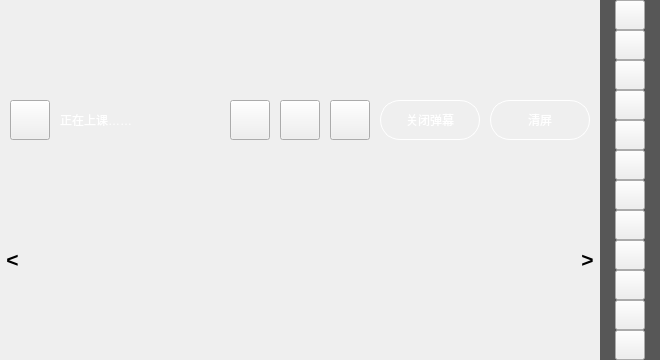
    <widget class="GraffitiWidget" name="WidgetGraffiti" native="true">
     <property name="styleSheet">
      <string notr="true"/>
     </property>
     <layout class="QHBoxLayout" name="horizontalLayout_6">
      <property name="spacing">
       <number>0</number>
      </property>
      <property name="leftMargin">
       <number>0</number>
      </property>
      <property name="topMargin">
       <number>0</number>
      </property>
      <property name="rightMargin">
       <number>0</number>
      </property>
      <property name="bottomMargin">
       <number>0</number>
      </property>
      <item>
       <layout class="QVBoxLayout" name="verticalLayout_6">
        <property name="spacing">
         <number>40</number>
        </property>
        <property name="bottomMargin">
         <number>0</number>
        </property>
        <item>
         <layout class="QVBoxLayout" name="verticalLayout_5">
          <property name="spacing">
           <number>0</number>
          </property>
          <property name="topMargin">
           <number>20</number>
          </property>
          <property name="bottomMargin">
           <number>20</number>
          </property>
          <item>
           <widget class="QWidget" name="WidgetBarrage" native="true">
            <property name="minimumSize">
             <size>
              <width>0</width>
              <height>40</height>
             </size>
            </property>
            <property name="maximumSize">
             <size>
              <width>16777215</width>
              <height>40</height>
             </size>
            </property>
            <widget class="SlideTextWidget" name="STWidgetBarrage1" native="true">
             <property name="geometry">
              <rect>
               <x>10</x>
               <y>0</y>
               <width>120</width>
               <height>40</height>
              </rect>
             </property>
             <property name="minimumSize">
              <size>
               <width>0</width>
               <height>40</height>
              </size>
             </property>
             <property name="maximumSize">
              <size>
               <width>16777215</width>
               <height>40</height>
              </size>
             </property>
            </widget>
            <widget class="SlideTextWidget" name="STWidgetBarrage2" native="true">
             <property name="geometry">
              <rect>
               <x>190</x>
               <y>0</y>
               <width>120</width>
               <height>40</height>
              </rect>
             </property>
             <property name="minimumSize">
              <size>
               <width>0</width>
               <height>40</height>
              </size>
             </property>
             <property name="maximumSize">
              <size>
               <width>16777215</width>
               <height>40</height>
              </size>
             </property>
            </widget>
            <widget class="SlideTextWidget" name="STWidgetBarrage3" native="true">
             <property name="geometry">
              <rect>
               <x>395</x>
               <y>0</y>
               <width>120</width>
               <height>40</height>
              </rect>
             </property>
             <property name="minimumSize">
              <size>
               <width>0</width>
               <height>40</height>
              </size>
             </property>
             <property name="maximumSize">
              <size>
               <width>16777215</width>
               <height>40</height>
              </size>
             </property>
            </widget>
           </widget>
          </item>
          <item>
           <spacer name="verticalSpacer">
            <property name="orientation">
             <enum>Qt::Vertical</enum>
            </property>
            <property name="sizeHint" stdset="0">
             <size>
              <width>0</width>
              <height>0</height>
             </size>
            </property>
           </spacer>
          </item>
          <item>
           <layout class="QHBoxLayout" name="horizontalLayout_5">
            <property name="spacing">
             <number>10</number>
            </property>
            <property name="leftMargin">
             <number>10</number>
            </property>
            <property name="rightMargin">
             <number>10</number>
            </property>
            <item>
             <widget class="QPushButton" name="PButtonFullScreen">
              <property name="minimumSize">
               <size>
                <width>40</width>
                <height>40</height>
               </size>
              </property>
              <property name="maximumSize">
               <size>
                <width>40</width>
                <height>40</height>
               </size>
              </property>
              <property name="styleSheet">
               <string notr="true">QPushButton
{
border-image: url(:/res/room/not_full_screen.png);
}
QPushButton:checked
{
border-image: url(:/res/room/full_screen.png);
}
</string>
              </property>
              <property name="text">
               <string/>
              </property>
              <property name="checkable">
               <bool>true</bool>
              </property>
             </widget>
            </item>
            <item>
             <widget class="QLabel" name="LabelClassState">
              <property name="minimumSize">
               <size>
                <width>160</width>
                <height>0</height>
               </size>
              </property>
              <property name="maximumSize">
               <size>
                <width>160</width>
                <height>16777215</height>
               </size>
              </property>
              <property name="styleSheet">
               <string notr="true">color: rgb(255, 255, 255);</string>
              </property>
              <property name="text">
               <string>正在上课……</string>
              </property>
             </widget>
            </item>
            <item>
             <spacer name="horizontalSpacer_3">
              <property name="orientation">
               <enum>Qt::Horizontal</enum>
              </property>
              <property name="sizeHint" stdset="0">
               <size>
                <width>0</width>
                <height>0</height>
               </size>
              </property>
             </spacer>
            </item>
            <item>
             <widget class="QPushButton" name="PButtonPrev">
              <property name="minimumSize">
               <size>
                <width>40</width>
                <height>40</height>
               </size>
              </property>
              <property name="maximumSize">
               <size>
                <width>40</width>
                <height>40</height>
               </size>
              </property>
              <property name="styleSheet">
               <string notr="true">border-image: url(:/res/room/kj_Prev.png);</string>
              </property>
              <property name="text">
               <string/>
              </property>
             </widget>
            </item>
            <item>
             <widget class="QPushButton" name="PButtonPlay">
              <property name="minimumSize">
               <size>
                <width>40</width>
                <height>40</height>
               </size>
              </property>
              <property name="maximumSize">
               <size>
                <width>40</width>
                <height>40</height>
               </size>
              </property>
              <property name="styleSheet">
               <string notr="true">QPushButton
{
border-image: url(:/res/room/kj_Play.png);
}
QPushButton:checked
{
border-image: url(:/res/room/kj_stop.png);
}
</string>
              </property>
              <property name="text">
               <string/>
              </property>
              <property name="checkable">
               <bool>true</bool>
              </property>
              <property name="checked">
               <bool>false</bool>
              </property>
             </widget>
            </item>
            <item>
             <widget class="QPushButton" name="PButtonNext">
              <property name="minimumSize">
               <size>
                <width>40</width>
                <height>40</height>
               </size>
              </property>
              <property name="maximumSize">
               <size>
                <width>40</width>
                <height>40</height>
               </size>
              </property>
              <property name="styleSheet">
               <string notr="true">border-image: url(:/res/room/kj_Next.png);</string>
              </property>
              <property name="text">
               <string/>
              </property>
             </widget>
            </item>
            <item>
             <spacer name="horizontalSpacer_4">
              <property name="orientation">
               <enum>Qt::Horizontal</enum>
              </property>
              <property name="sizeHint" stdset="0">
               <size>
                <width>0</width>
                <height>0</height>
               </size>
              </property>
             </spacer>
            </item>
            <item>
             <widget class="QPushButton" name="PButtonBarrageClose">
              <property name="minimumSize">
               <size>
                <width>100</width>
                <height>40</height>
               </size>
              </property>
              <property name="maximumSize">
               <size>
                <width>100</width>
                <height>40</height>
               </size>
              </property>
              <property name="styleSheet">
               <string notr="true">color: rgb(255, 255, 255);
background: none;
border:1px solid rgb(255,255,255);
border-radius:20px;</string>
              </property>
              <property name="text">
               <string>关闭弹幕</string>
              </property>
             </widget>
            </item>
            <item>
             <widget class="QPushButton" name="PButtonScreenClear">
              <property name="minimumSize">
               <size>
                <width>100</width>
                <height>40</height>
               </size>
              </property>
              <property name="maximumSize">
               <size>
                <width>100</width>
                <height>40</height>
               </size>
              </property>
              <property name="styleSheet">
               <string notr="true">color: rgb(255, 255, 255);
background: none;
border:1px solid rgb(255,255,255);
border-radius:20px;</string>
              </property>
              <property name="text">
               <string>清屏</string>
              </property>
             </widget>
            </item>
           </layout>
          </item>
         </layout>
        </item>
        <item>
         <widget class="QStackedWidget" name="SWidgetMedia">
          <property name="minimumSize">
           <size>
            <width>0</width>
            <height>0</height>
           </size>
          </property>
          <property name="maximumSize">
           <size>
            <width>16777215</width>
            <height>16777215</height>
           </size>
          </property>
          <property name="styleSheet">
           <string notr="true"/>
          </property>
          <property name="currentIndex">
           <number>0</number>
          </property>
          <widget class="QWidget" name="SWMPageSome">
           <layout class="QHBoxLayout" name="horizontalLayout">
            <property name="spacing">
             <number>25</number>
            </property>
            <property name="leftMargin">
             <number>0</number>
            </property>
            <property name="topMargin">
             <number>0</number>
            </property>
            <property name="rightMargin">
             <number>0</number>
            </property>
            <property name="bottomMargin">
             <number>40</number>
            </property>
            <item>
             <widget class="QPushButton" name="SWMPSLeft">
              <property name="minimumSize">
               <size>
                <width>25</width>
                <height>0</height>
               </size>
              </property>
              <property name="maximumSize">
               <size>
                <width>25</width>
                <height>16777215</height>
               </size>
              </property>
              <property name="font">
               <font>
                <pointsize>16</pointsize>
                <weight>75</weight>
                <bold>true</bold>
               </font>
              </property>
              <property name="styleSheet">
               <string notr="true">QPushButton
{
background:transparent;
border: transparent;
}</string>
              </property>
              <property name="text">
               <string>&lt;</string>
              </property>
             </widget>
            </item>
            <item>
             <widget class="MediaWidget" name="MWidgetStudent1" native="true">
              <property name="styleSheet">
               <string notr="true"/>
              </property>
             </widget>
            </item>
            <item>
             <widget class="MediaWidget" name="MWidgetStudent2" native="true">
              <property name="styleSheet">
               <string notr="true"/>
              </property>
             </widget>
            </item>
            <item>
             <widget class="MediaWidget" name="MWidgetStudent3" native="true">
              <property name="styleSheet">
               <string notr="true"/>
              </property>
             </widget>
            </item>
            <item>
             <widget class="MediaWidget" name="MWidgetStudent4" native="true">
              <property name="styleSheet">
               <string notr="true"/>
              </property>
             </widget>
            </item>
            <item>
             <widget class="QPushButton" name="SWMPSRight">
              <property name="minimumSize">
               <size>
                <width>25</width>
                <height>0</height>
               </size>
              </property>
              <property name="maximumSize">
               <size>
                <width>25</width>
                <height>16777215</height>
               </size>
              </property>
              <property name="font">
               <font>
                <pointsize>16</pointsize>
                <weight>75</weight>
                <bold>true</bold>
               </font>
              </property>
              <property name="styleSheet">
               <string notr="true">QPushButton
{
background:transparent;
border: transparent;
}</string>
              </property>
              <property name="text">
               <string>&gt;</string>
              </property>
             </widget>
            </item>
           </layout>
          </widget>
          <widget class="QWidget" name="SWMPageNone">
           <layout class="QHBoxLayout" name="horizontalLayout_2">
            <property name="spacing">
             <number>0</number>
            </property>
            <property name="leftMargin">
             <number>0</number>
            </property>
            <property name="topMargin">
             <number>0</number>
            </property>
            <property name="rightMargin">
             <number>0</number>
            </property>
            <property name="bottomMargin">
             <number>0</number>
            </property>
            <item>
             <widget class="QLabel" name="SWMPNNone">
              <property name="font">
               <font>
                <pointsize>24</pointsize>
               </font>
              </property>
              <property name="styleSheet">
               <string notr="true"/>
              </property>
              <property name="text">
               <string>等待VIP用户加入</string>
              </property>
              <property name="alignment">
               <set>Qt::AlignCenter</set>
              </property>
             </widget>
            </item>
           </layout>
          </widget>
         </widget>
        </item>
       </layout>
      </item>
      <item>
       <widget class="QWidget" name="WidgetTool" native="true">
        <property name="minimumSize">
         <size>
          <width>60</width>
          <height>0</height>
         </size>
        </property>
        <property name="maximumSize">
         <size>
          <width>60</width>
          <height>16777215</height>
         </size>
        </property>
        <property name="styleSheet">
         <string notr="true">QWidget#WidgetTool
{
background-color:rgba(44,44,44,200);
}
</string>
        </property>
        <layout class="QVBoxLayout" name="verticalLayout_3">
         <property name="spacing">
          <number>0</number>
         </property>
         <property name="leftMargin">
          <number>15</number>
         </property>
         <property name="topMargin">
          <number>0</number>
         </property>
         <property name="rightMargin">
          <number>0</number>
         </property>
         <property name="bottomMargin">
          <number>0</number>
         </property>
         <item>
          <widget class="QPushButton" name="PButtonMouseClickEffect">
           <property name="minimumSize">
            <size>
             <width>30</width>
             <height>30</height>
            </size>
           </property>
           <property name="maximumSize">
            <size>
             <width>30</width>
             <height>30</height>
            </size>
           </property>
           <property name="toolTip">
            <string>鼠标点击效果</string>
           </property>
           <property name="styleSheet">
            <string notr="true">QPushButton
{
border-image: url(:/res/tool/MouseClickEffect.png);
}</string>
           </property>
           <property name="text">
            <string/>
           </property>
          </widget>
         </item>
         <item>
          <widget class="QPushButton" name="PButtonGlowSticks">
           <property name="minimumSize">
            <size>
             <width>30</width>
             <height>30</height>
            </size>
           </property>
           <property name="maximumSize">
            <size>
             <width>30</width>
             <height>30</height>
            </size>
           </property>
           <property name="toolTip">
            <string>荧光棒</string>
           </property>
           <property name="styleSheet">
            <string notr="true">QPushButton
{
border-image: url(:/res/tool/GlowSticks.png);
}</string>
           </property>
           <property name="text">
            <string/>
           </property>
          </widget>
         </item>
         <item>
          <widget class="QPushButton" name="PButtonPencil">
           <property name="minimumSize">
            <size>
             <width>30</width>
             <height>30</height>
            </size>
           </property>
           <property name="maximumSize">
            <size>
             <width>30</width>
             <height>30</height>
            </size>
           </property>
           <property name="toolTip">
            <string>铅笔</string>
           </property>
           <property name="styleSheet">
            <string notr="true">QPushButton
{
border-image: url(:/res/tool/Pencil.png);
}</string>
           </property>
           <property name="text">
            <string/>
           </property>
          </widget>
         </item>
         <item>
          <widget class="QPushButton" name="PButtonRevoke">
           <property name="minimumSize">
            <size>
             <width>30</width>
             <height>30</height>
            </size>
           </property>
           <property name="maximumSize">
            <size>
             <width>30</width>
             <height>30</height>
            </size>
           </property>
           <property name="toolTip">
            <string>撤销</string>
           </property>
           <property name="styleSheet">
            <string notr="true">QPushButton
{
border-image: url(:/res/tool/Revoke.png);
}</string>
           </property>
           <property name="text">
            <string/>
           </property>
          </widget>
         </item>
         <item>
          <widget class="QPushButton" name="PButtonClear">
           <property name="minimumSize">
            <size>
             <width>30</width>
             <height>30</height>
            </size>
           </property>
           <property name="maximumSize">
            <size>
             <width>30</width>
             <height>30</height>
            </size>
           </property>
           <property name="toolTip">
            <string>清除</string>
           </property>
           <property name="styleSheet">
            <string notr="true">QPushButton
{
border-image: url(:/res/tool/Clear.png);
}</string>
           </property>
           <property name="text">
            <string/>
           </property>
          </widget>
         </item>
         <item>
          <widget class="QPushButton" name="PButtonFile">
           <property name="minimumSize">
            <size>
             <width>30</width>
             <height>30</height>
            </size>
           </property>
           <property name="maximumSize">
            <size>
             <width>30</width>
             <height>30</height>
            </size>
           </property>
           <property name="toolTip">
            <string>文件</string>
           </property>
           <property name="styleSheet">
            <string notr="true">QPushButton
{
border-image: url(:/res/tool/File.png);
}
QPushButton:checked
{
border-image: url(:/res/tool/File_red.png);
}
</string>
           </property>
           <property name="text">
            <string/>
           </property>
           <property name="checkable">
            <bool>true</bool>
           </property>
          </widget>
         </item>
         <item>
          <widget class="QPushButton" name="PButtonScreenshotTool">
           <property name="minimumSize">
            <size>
             <width>30</width>
             <height>30</height>
            </size>
           </property>
           <property name="maximumSize">
            <size>
             <width>30</width>
             <height>30</height>
            </size>
           </property>
           <property name="toolTip">
            <string>截图工具</string>
           </property>
           <property name="styleSheet">
            <string notr="true">QPushButton
{
border-image: url(:/res/tool/ScreenshotTool.png);
}</string>
           </property>
           <property name="text">
            <string/>
           </property>
          </widget>
         </item>
         <item>
          <widget class="QPushButton" name="PButtonScreenshotAlbum">
           <property name="minimumSize">
            <size>
             <width>30</width>
             <height>30</height>
            </size>
           </property>
           <property name="maximumSize">
            <size>
             <width>30</width>
             <height>30</height>
            </size>
           </property>
           <property name="toolTip">
            <string>截图相册</string>
           </property>
           <property name="styleSheet">
            <string notr="true">QPushButton
{
border-image: url(:/res/tool/ScreenshotAlbum.png);
}
QPushButton:checked
{
border-image: url(:/res/tool/ScreenshotAlbum_red.png);
}
</string>
           </property>
           <property name="text">
            <string/>
           </property>
           <property name="checkable">
            <bool>true</bool>
           </property>
          </widget>
         </item>
         <item>
          <widget class="QPushButton" name="PButtonGiftList">
           <property name="minimumSize">
            <size>
             <width>30</width>
             <height>30</height>
            </size>
           </property>
           <property name="maximumSize">
            <size>
             <width>30</width>
             <height>30</height>
            </size>
           </property>
           <property name="toolTip">
            <string>礼物列表</string>
           </property>
           <property name="styleSheet">
            <string notr="true">QPushButton
{
border-image: url(:/res/tool/GiftList.png);
}
QPushButton:checked
{
border-image: url(:/res/tool/GiftList_red.png);
}
</string>
           </property>
           <property name="text">
            <string/>
           </property>
           <property name="checkable">
            <bool>true</bool>
           </property>
          </widget>
         </item>
         <item>
          <widget class="QPushButton" name="PButtonHistoricalNewsList">
           <property name="minimumSize">
            <size>
             <width>30</width>
             <height>30</height>
            </size>
           </property>
           <property name="maximumSize">
            <size>
             <width>30</width>
             <height>30</height>
            </size>
           </property>
           <property name="toolTip">
            <string>历史消息列表</string>
           </property>
           <property name="styleSheet">
            <string notr="true">QPushButton
{
border-image: url(:/res/tool/HistoricalNewsList.png);
}
QPushButton:checked
{
border-image: url(:/res/tool/HistoricalNewsList_red.png);
}
</string>
           </property>
           <property name="text">
            <string/>
           </property>
           <property name="checkable">
            <bool>true</bool>
           </property>
          </widget>
         </item>
         <item>
          <widget class="QPushButton" name="PButtonStudentList">
           <property name="minimumSize">
            <size>
             <width>30</width>
             <height>30</height>
            </size>
           </property>
           <property name="maximumSize">
            <size>
             <width>30</width>
             <height>30</height>
            </size>
           </property>
           <property name="toolTip">
            <string>学生列表</string>
           </property>
           <property name="styleSheet">
            <string notr="true">QPushButton
{
border-image: url(:/res/tool/StudentList.png);
}
QPushButton:checked
{
border-image: url(:/res/tool/StudentList_red.png);
}
</string>
           </property>
           <property name="text">
            <string/>
           </property>
           <property name="checkable">
            <bool>true</bool>
           </property>
          </widget>
         </item>
         <item>
          <widget class="QPushButton" name="PButtonDeviceDetection">
           <property name="minimumSize">
            <size>
             <width>30</width>
             <height>30</height>
            </size>
           </property>
           <property name="maximumSize">
            <size>
             <width>30</width>
             <height>30</height>
            </size>
           </property>
           <property name="toolTip">
            <string>设备检测</string>
           </property>
           <property name="styleSheet">
            <string notr="true">QPushButton
{
border-image: url(:/res/tool/DeviceDetection.png);
}
QPushButton:checked
{
border-image: url(:/res/tool/DeviceDetection_red.png);
}
</string>
           </property>
           <property name="text">
            <string/>
           </property>
           <property name="checkable">
            <bool>true</bool>
           </property>
          </widget>
         </item>
        </layout>
       </widget>
      </item>
     </layout>
    </widget>
